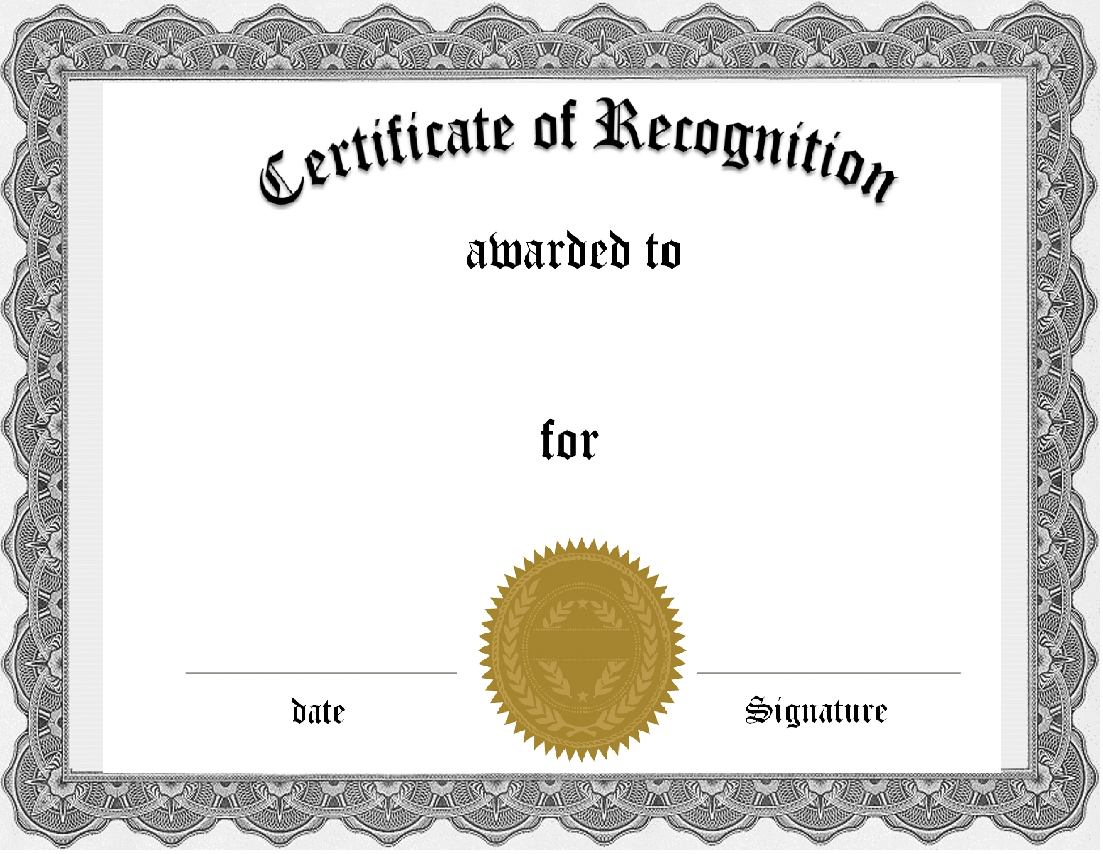
#> input picture Certificate.png, 1103 x 854 px, found by its file name
$ python main.py
#> lines starting #> are read from the running program, lines starting #| are printed output that depends on the picture
from PIL import Image, ImageDraw, ImageFont
import time
import os

#IF reading set of names from a file
#f = open('New Text document.txt','r')
#names = f.read().splitlines()

names=['Ishita Khetarpal']

# [6 lines of commented-out code are left out]


for i in names:

    image = Image.open('certificate.png')
#> image is the input picture: PIL image 1103x854 RGBA; mean R, G, B, A 221.2, 220.1, 217.2, 255

    draw = ImageDraw.Draw(image)

    font = ImageFont.truetype('Ubuntu-Regular.ttf', size=32)

    (x,y) = (470,329)

    message = i

    color = 'rgb(0,0,0)'

    draw.text((x,y), message, fill=color, font=font)

    message1 = 'xyz'

    (x1,y1) = (550,480)

    save = message+'.png'

    draw.text((x1,y1), message1, fill=color, font=font)

    image.save(save)
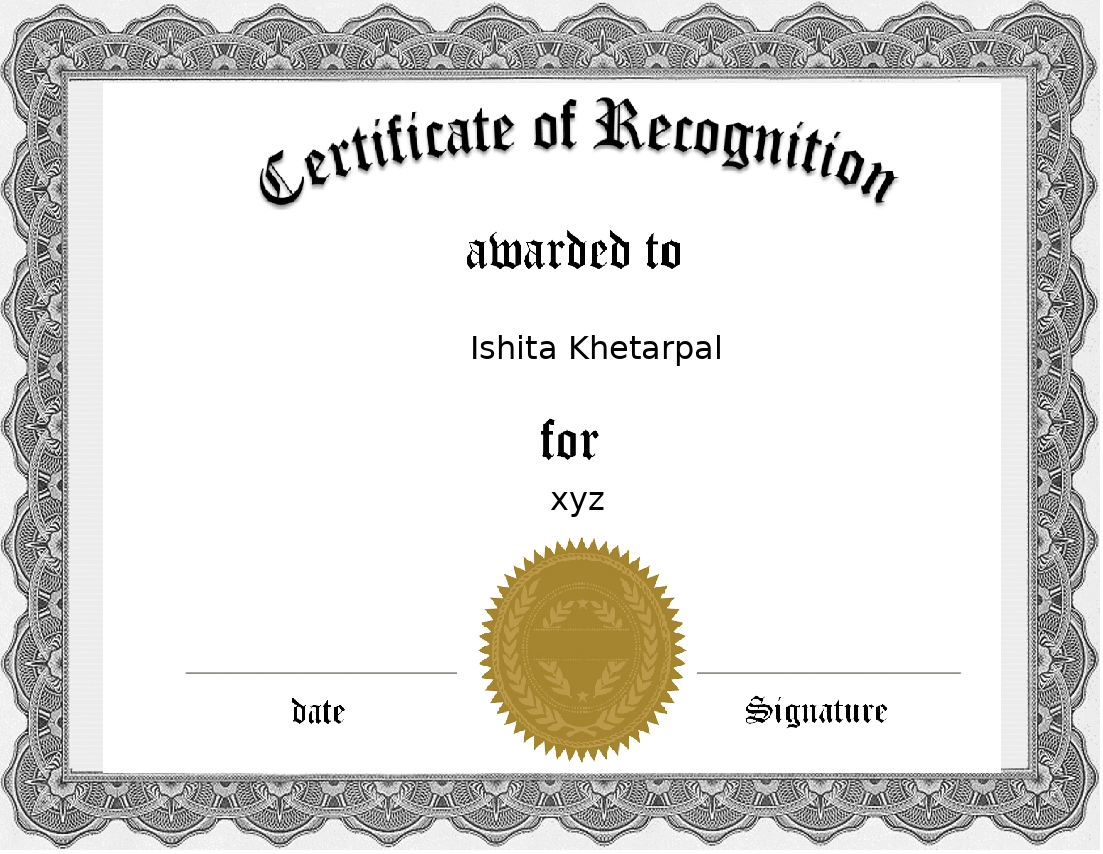
#> saved as Ishita Khetarpal.png: PIL image 1103x854 RGBA; mean R, G, B, A 220.6, 219.5, 216.6, 255

$ run again, with kan.png copied over Certificate.png
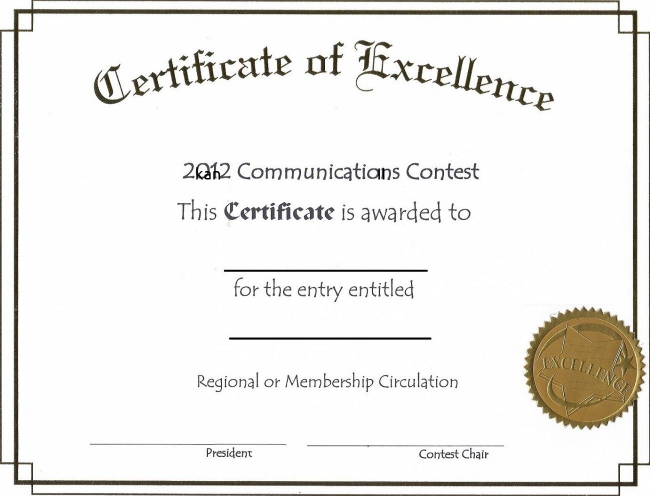
#> input picture kan.png, 1300 x 992 px, found by its file name (shown at 1/2 size)
#> image is the input picture: PIL image 1300x992 RGB; mean R, G, B 236.6, 235.4, 232.5
#> `image.save(save)`:
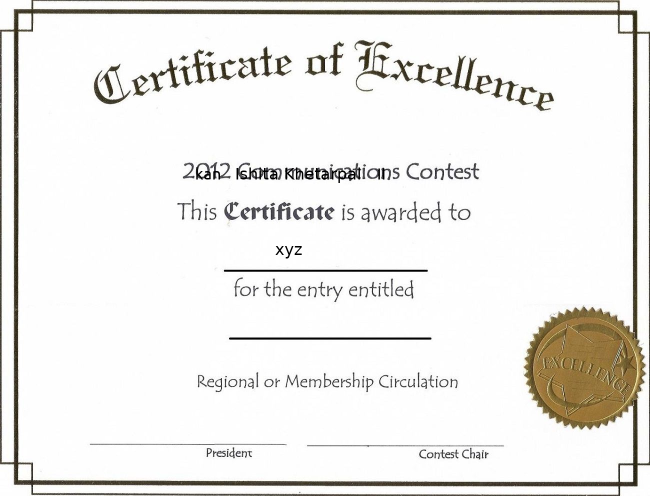
#> saved as Ishita Khetarpal.png: PIL image 1300x992 RGB (shown at 1/2 size); mean R, G, B 236.3, 235, 232.2
